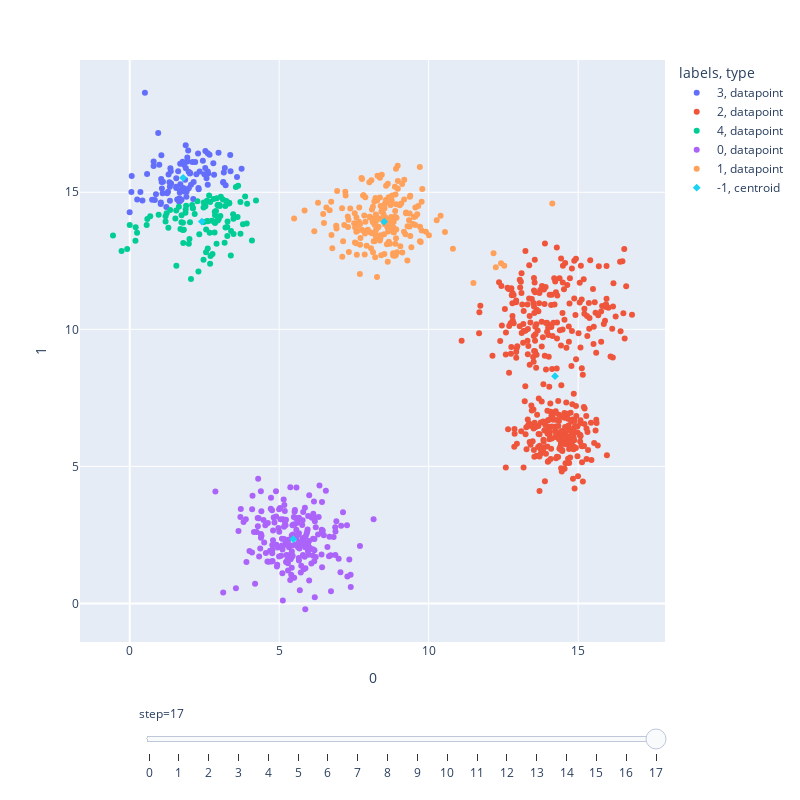

The cell this chart's notebook holds for it:
### Markdown cell above
## Plot

### Code cell
import plotly.express as px

fig = px.scatter(df, x=0, y=1, animation_frame="step", color="labels", symbol ='type', width=800, height=800)

fig["layout"].pop("updatemenus") # optional, drop animation buttons
fig.show()

### Figure 1 — Plotly figure (JSON) as saved in the notebook; plotly's stock layout.template omitted (floating-point values rounded to 4 significant figures; data arrays with more than 128 entries replaced by an {"elided": "..."} marker saying what was removed)
{"data": [{"hovertemplate": "labels=3<br>type=datapoint<br>step=17<br>0=%{x}<br>1=%{y}<extra></extra>", "legendgroup": "3, datapoint", "marker": {"color": "#636efa", "symbol": "circle"}, "mode": "markers", "name": "3, datapoint", "orientation": "v", "showlegend": true, "type": "scatter", "x": [1.879, 1.688, 1.557, 2.125, 0.8419, 1.069, 2.626, 0.7994, 2.531, 3.129, 0.8004, 0.06667, 3.362, 1.3, 3.373, 2.611, 1.059, 3.182, 1.374, 0.9892, 0.3574, 1.65, 1.676, 2.3, 2.447, 2.971, 2.57, 1.036, 1.662, 1.823, 2.021, 1.111, 2.61, 1.343, 2.671, 1.903, 1.956, 1.042, 1.385, 0.581, 2.286, 2.797, 0.4264, 1.56, 1.854, 1.361, 2.496, 1.694, 1.927, 1.552, 2.139, 3.129, 1.731, 3.742, 1.224, 1.972, 2.051, 0.2494, 1.933, 3.148, 1.739, 2.61, 0.5088, -0.001407, 1.345, 1.896, 2.308, 2.192, 1.769, 1.101, 0.749, 0.05702, 3.208, 1.281, 3.589, 2.526, 2.823, 1.589, 0.8782, 2.339, 2.097, 0.9532, 1.621, 1.252, 1.053, 1.873, 1.795, 1.329, 2.229, 1.976, 1.675, 1.826, 2.013, 1.077], "xaxis": "x", "y": [15.88, 16.04, 15.51, 14.76, 14.72, 15.37, 15.68, 15.95, 16.51, 15.37, 16.12, 15.6, 16.36, 15.65, 15.77, 15.75, 16.35, 15.88, 15.77, 16.0, 15.01, 14.66, 14.67, 15.16, 16.15, 16.44, 15.51, 14.58, 14.78, 15.03, 15.7, 15.38, 15.28, 15.2, 16.37, 15.03, 16.52, 14.63, 15.32, 15.66, 16.42, 16.06, 14.7, 15.16, 15.46, 15.88, 15.66, 15.29, 16.27, 15.2, 15.38, 15.36, 14.73, 15.86, 14.46, 15.75, 15.28, 14.73, 16.12, 15.72, 15.1, 16.42, 18.63, 14.27, 14.69, 14.83, 15.11, 16.11, 16.11, 14.96, 14.73, 15.01, 15.26, 15.02, 15.55, 15.88, 15.64, 14.73, 14.93, 15.76, 16.1, 17.17, 15.77, 14.97, 15.49, 16.71, 15.15, 15.37, 15.66, 15.15, 15.0, 16.0, 15.68, 15.14], "yaxis": "y"}, {"hovertemplate": "labels=2<br>type=datapoint<br>step=17<br>0=%{x}<br>1=%{y}<extra></extra>", "legendgroup": "2, datapoint", "marker": {"color": "#EF553B", "symbol": "circle"}, "mode": "markers", "name": "2, datapoint", "orientation": "v", "showlegend": true, "type": "scatter", "x": {"elided": "393 float values"}, "xaxis": "x", "y": {"elided": "393 float values"}, "yaxis": "y"}, {"hovertemplate": "labels=4<br>type=datapoint<br>step=17<br>0=%{x}<br>1=%{y}<extra></extra>", "legendgroup": "4, datapoint", "marker": {"color": "#00cc96", "symbol": "circle"}, "mode": "markers", "name": "4, datapoint", "orientation": "v", "showlegend": true, "type": "scatter", "x": [1.645, 2.769, 2.469, 3.39, -0.5589, 3.928, 2.835, 2.51, 1.999, 2.689, 1.235, 2.05, 2.017, 2.81, 3.552, 3.197, 2.111, 3.174, 1.698, 0.1922, 2.471, 0.9681, 0.5675, 2.48, 1.73, 1.872, 1.199, 3.263, 3.475, 2.839, 3.914, 1.561, 3.706, 3.016, 2.657, 3.471, 1.294, 0.5899, 3.266, 1.811, 3.033, 1.866, 1.978, 3.003, 2.596, 3.331, 1.775, 2.611, 2.947, 3.311, 2.585, 2.939, 2.942, 2.611, 3.233, 2.978, 3.382, 2.845, 2.117, 2.96, 2.855, 2.532, 3.204, 1.887, 1.78, 4.225, -0.2722, 1.2, 2.265, 3.326, 1.557, 1.792, 2.703, 2.328, 2.557, 0.0005827, 1.735, 2.905, 3.048, 0.2458, 4.089, 3.627, 2.477, 3.609, 2.691, 3.459, 0.686, 2.087, -0.0846, 2.913, 2.887, 3.703, 2.751, 3.788, 3.861, 3.272, 2.552, 1.527, 2.854, 3.117, 0.1993, 2.675, 2.174, 2.299, 1.352], "xaxis": "x", "y": [14.48, 12.75, 12.54, 13.58, 13.42, 14.58, 13.92, 14.57, 13.3, 12.39, 14.23, 11.83, 13.91, 14.75, 15.2, 14.5, 14.42, 13.16, 13.66, 13.23, 14.45, 14.18, 13.81, 13.91, 13.91, 14.38, 14.12, 13.74, 13.48, 13.53, 13.86, 12.32, 13.49, 14.5, 14.88, 14.04, 13.7, 14.03, 13.41, 13.64, 14.13, 14.25, 13.12, 14.54, 13.95, 14.6, 13.62, 12.95, 13.97, 14.59, 14.69, 14.52, 14.01, 13.94, 14.68, 14.03, 12.69, 14.29, 14.41, 14.54, 13.88, 14.49, 13.72, 14.51, 13.89, 14.7, 12.85, 13.93, 14.67, 14.62, 14.33, 13.15, 12.67, 13.47, 13.64, 13.81, 14.16, 13.12, 14.83, 13.52, 13.24, 15.24, 14.62, 14.1, 14.65, 14.2, 14.12, 14.53, 12.93, 14.78, 14.32, 14.64, 13.96, 13.83, 14.84, 13.94, 12.81, 14.05, 14.16, 14.74, 13.72, 13.52, 14.21, 12.11, 14.35], "yaxis": "y"}, {"hovertemplate": "labels=0<br>type=datapoint<br>step=17<br>0=%{x}<br>1=%{y}<extra></extra>", "legendgroup": "0, datapoint", "marker": {"color": "#ab63fa", "symbol": "circle"}, "mode": "markers", "name": "0, datapoint", "orientation": "v", "showlegend": true, "type": "scatter", "x": {"elided": "200 float values"}, "xaxis": "x", "y": {"elided": "200 float values"}, "yaxis": "y"}, {"hovertemplate": "labels=1<br>type=datapoint<br>step=17<br>0=%{x}<br>1=%{y}<extra></extra>", "legendgroup": "1, datapoint", "marker": {"color": "#FFA15A", "symbol": "circle"}, "mode": "markers", "name": "1, datapoint", "orientation": "v", "showlegend": true, "type": "scatter", "x": {"elided": "208 float values"}, "xaxis": "x", "y": {"elided": "208 float values"}, "yaxis": "y"}, {"hovertemplate": "labels=-1<br>type=centroid<br>step=17<br>0=%{x}<br>1=%{y}<extra></extra>", "legendgroup": "-1, centroid", "marker": {"color": "#19d3f3", "symbol": "diamond"}, "mode": "markers", "name": "-1, centroid", "orientation": "v", "showlegend": true, "type": "scatter", "x": [5.473, 8.513, 14.23, 1.788, 2.413], "xaxis": "x", "y": [2.344, 13.93, 8.292, 15.53, 13.93], "yaxis": "y"}], "layout": {"height": 800, "legend": {"title": {"text": "labels, type"}, "tracegroupgap": 0}, "margin": {"t": 60}, "sliders": [{"active": 17, "currentvalue": {"prefix": "step="}, "len": 0.9, "pad": {"b": 10, "t": 60}, "steps": [{"args": [["0"], {"frame": {"duration": 0, "redraw": false}, "fromcurrent": true, "mode": "immediate", "transition": {"duration": 0, "easing": "linear"}}], "label": "0", "method": "animate"}, {"args": [["1"], {"frame": {"duration": 0, "redraw": false}, "fromcurrent": true, "mode": "immediate", "transition": {"duration": 0, "easing": "linear"}}], "label": "1", "method": "animate"}, {"args": [["2"], {"frame": {"duration": 0, "redraw": false}, "fromcurrent": true, "mode": "immediate", "transition": {"duration": 0, "easing": "linear"}}], "label": "2", "method": "animate"}, {"args": [["3"], {"frame": {"duration": 0, "redraw": false}, "fromcurrent": true, "mode": "immediate", "transition": {"duration": 0, "easing": "linear"}}], "label": "3", "method": "animate"}, {"args": [["4"], {"frame": {"duration": 0, "redraw": false}, "fromcurrent": true, "mode": "immediate", "transition": {"duration": 0, "easing": "linear"}}], "label": "4", "method": "animate"}, {"args": [["5"], {"frame": {"duration": 0, "redraw": false}, "fromcurrent": true, "mode": "immediate", "transition": {"duration": 0, "easing": "linear"}}], "label": "5", "method": "animate"}, {"args": [["6"], {"frame": {"duration": 0, "redraw": false}, "fromcurrent": true, "mode": "immediate", "transition": {"duration": 0, "easing": "linear"}}], "label": "6", "method": "animate"}, {"args": [["7"], {"frame": {"duration": 0, "redraw": false}, "fromcurrent": true, "mode": "immediate", "transition": {"duration": 0, "easing": "linear"}}], "label": "7", "method": "animate"}, {"args": [["8"], {"frame": {"duration": 0, "redraw": false}, "fromcurrent": true, "mode": "immediate", "transition": {"duration": 0, "easing": "linear"}}], "label": "8", "method": "animate"}, {"args": [["9"], {"frame": {"duration": 0, "redraw": false}, "fromcurrent": true, "mode": "immediate", "transition": {"duration": 0, "easing": "linear"}}], "label": "9", "method": "animate"}, {"args": [["10"], {"frame": {"duration": 0, "redraw": false}, "fromcurrent": true, "mode": "immediate", "transition": {"duration": 0, "easing": "linear"}}], "label": "10", "method": "animate"}, {"args": [["11"], {"frame": {"duration": 0, "redraw": false}, "fromcurrent": true, "mode": "immediate", "transition": {"duration": 0, "easing": "linear"}}], "label": "11", "method": "animate"}, {"args": [["12"], {"frame": {"duration": 0, "redraw": false}, "fromcurrent": true, "mode": "immediate", "transition": {"duration": 0, "easing": "linear"}}], "label": "12", "method": "animate"}, {"args": [["13"], {"frame": {"duration": 0, "redraw": false}, "fromcurrent": true, "mode": "immediate", "transition": {"duration": 0, "easing": "linear"}}], "label": "13", "method": "animate"}, {"args": [["14"], {"frame": {"duration": 0, "redraw": false}, "fromcurrent": true, "mode": "immediate", "transition": {"duration": 0, "easing": "linear"}}], "label": "14", "method": "animate"}, {"args": [["15"], {"frame": {"duration": 0, "redraw": false}, "fromcurrent": true, "mode": "immediate", "transition": {"duration": 0, "easing": "linear"}}], "label": "15", "method": "animate"}, {"args": [["16"], {"frame": {"duration": 0, "redraw": false}, "fromcurrent": true, "mode": "immediate", "transition": {"duration": 0, "easing": "linear"}}], "label": "16", "method": "animate"}, {"args": [["17"], {"frame": {"duration": 0, "redraw": false}, "fromcurrent": true, "mode": "immediate", "transition": {"duration": 0, "easing": "linear"}}], "label": "17", "method": "animate"}], "x": 0.1, "xanchor": "left", "y": 0, "yanchor": "top"}], "width": 800, "xaxis": {"anchor": "y", "autorange": true, "domain": [0, 1], "range": [-1.665, 17.91], "title": {"text": "0"}, "type": "linear"}, "yaxis": {"anchor": "x", "autorange": true, "domain": [0, 1], "range": [-1.406, 19.83], "title": {"text": "1"}, "type": "linear"}}}
